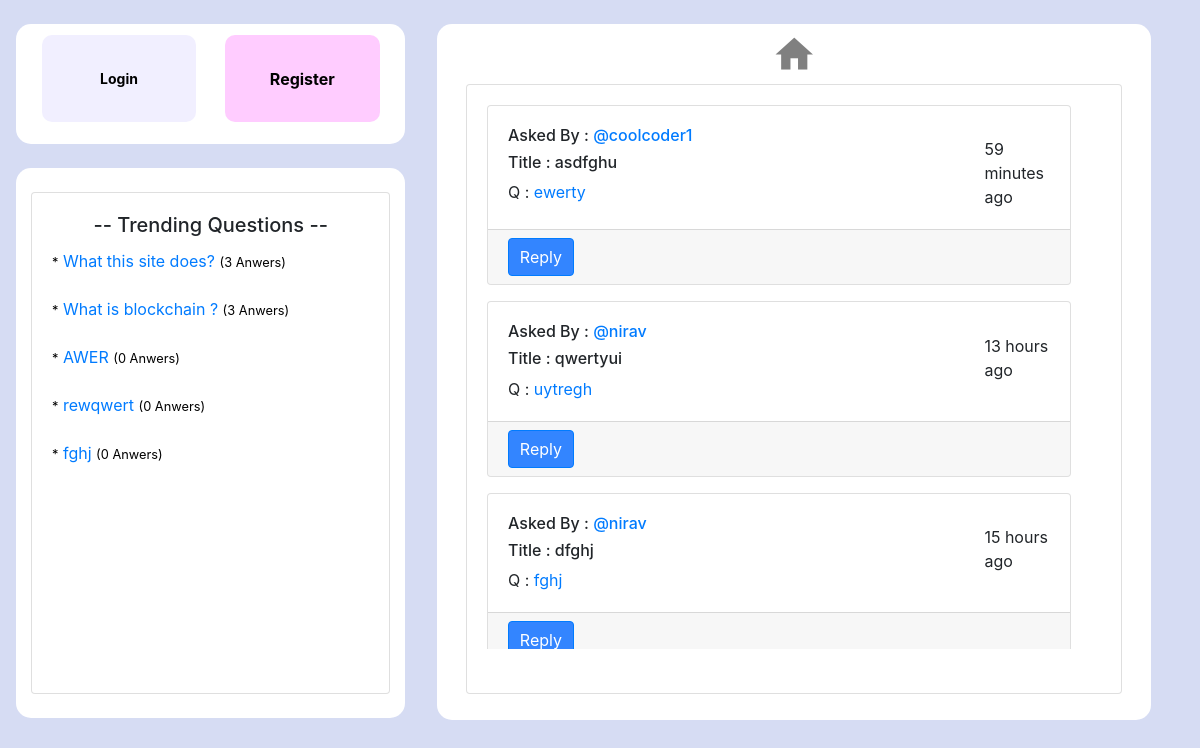
The page / on the database its author committed.
### Question_App/models.py (models this page shows, shortened)
class Question(models.Model):
    user=models.ForeignKey(User,on_delete=models.CASCADE)  #user who is logged in
    title=models.CharField(max_length=200) # title of qestion
    question=models.TextField() #question
    created_time= models.DateTimeField(auto_now=True) #question creation time
    answer_count=models.IntegerField(default=0) #total reply or answer count
    qustion_upvote=models.IntegerField(default=0) #question upvote
    question_downvote=models.IntegerField(default=0) #question q
    def times_ago(self):
        diff = timezone.now() - self.created_time
        return times_ago_helper(diff)

### Question_App/views.py (the view)
# urls.py: path('',views.index,name='home'),
def index(request):
    context={
        'q_list':Question.objects.all().order_by('-created_time'),
        'A_list':Answer.objects.all(),
    }
    return render(request,'ui/index.html',context)

### Question_App/models.py (called while the page is built)
def times_ago_helper(diff):
    if diff.days > 0:
        return f'{diff.days} days ago'
    if diff.seconds < 60:
        return f'{diff.seconds} seconds ago'
    if diff.seconds < 3600:
        return f'{diff.seconds // 60} minutes ago'
    return f'{diff.seconds // 3600} hours ago'

### Question_App/templates/ui/index.html (shortened to what this page needs)
{% extends "ui/base.html" %}
{% block content %}
{% for i in q_list %}
  <div class="card mt-3" style="width:95%;">
  <div class="card-body">
    <div class="row">
      <div class="col-sm-10"><h6 class="">Asked By : <a href="#" style="text-decoration:none;">@{{ i.user }}</a> </h6>
        <h6>Title : {{ i.title }}</h6>
        <p class="card-text">Q : <a href="{% url 'question-detail' i.pk %}">{{ i.question }}</a></p>
      </div>
      <div class="col-sm-2" style="margin-top:2%;">{{ i.times_ago }}</div>
    </div>
  </div>
  <div class="card-footer text-muted pb-2 pt-2">
    <a href="{% url 'question-detail' i.pk %}"><button type="button" name="button" class="btn btn-primary btn-xs"style="background-color:#3385ff; padding-left:2%; padding-right:2%;">Reply</button></a>
  </div>
</div>
{% endfor %}
{% endblock %}

### Question_App/templates/ui/base.html (shortened to what this page needs)
<!DOCTYPE html>
{% load static %}
<html lang="en">
<head>
  <link rel="stylesheet" href="https://maxcdn.bootstrapcdn.com/bootstrap/4.5.0/css/bootstrap.min.css">
</head>
<body style="background-color:#1030bb2b;" >
  <div class="row ml-3 mr-3 mt-4 mb-2">
      <div class="col-sm-4">
{% if user.is_authenticated %}
        <div class="row" style="height:200px;border-style:none!important;">
          <div class="col-sm-12 bg-white" style="border-radius:15px; ">
            <a href="{% url 'my-question' %}"><button type="submit" class="buttonx btn-sm" style="height:37%; margin-top:4%; font-size:18px; font-weight:600;">My Questions</button></a>
            <a href="{% url 'my-answer' %}"><button type="submit" class="buttonx btn-sm" style="float:right; background-color:#ffccff; height:37%; margin-top:4%; font-size:18px;font-weight:600;">My Answers</button></a>
            <a href="{% url 'question-create' %}"><button type="submit" class="buttonx btn-sm" style="height:37%; margin-top:1%; margin-bottom:3%; font-size:18px; font-weight:600; background-color: #ccffe6;">Ask Question</button></a>
            <a href="{% url 'logout' %}"><button type="submit" class="buttonx btn-sm" style="float:right; background-color: #ffb3b3; height:37%; margin-top:1%; margin-bottom:3%; font-size:18px; font-weight:600;">Logout</button></a>
          </div>
        </div>
{% else %}
        <div class="row" style="height:120px;border-style:none!important;">
          <div class="col-sm-12 bg-white" style="border-radius:15px; ">
            <a href="{% url 'login' %}"><button class="buttonx btn-sm"><strong>Login</strong></button></a>
            <a href="{% url 'register' %}"><button class="buttonx" style="float:right; background-color:#ffccff;"><strong>Register</strong></button></a>
          </div>
        </div>
{% endif %}
        <br>
        {% if user.is_authenticated %}
                <div class="row" style="height:470px;border-style:none!important;">
                  <div class="col-sm-12 bg-white" style="border-radius:15px; ">
                    <br>
                    <div class="card" >
                      <div class="card-body">
                        <h5 class="card-title"style="text-align:center;"> -- Trending Questions --</h5>
                        <div style="overflow-y:auto;height:320px;">
        {% else %}
                <div class="row" style="height:550px;border-style:none!important;">
                  <div class="col-sm-12 bg-white" style="border-radius:15px; ">
                    <br>
                    <div class="card" >
                      <div class="card-body">
                        <h5 class="card-title"style="text-align:center;"> -- Trending Questions --</h5>
                        <div style="overflow-y:auto; height:400px;">
        {% endif %}
                          {% for t in trending_question %}
                            <a href="{% url 'question-detail' t.0 %}" style="text-decoration:none;"><p class="card-text"><small style="color:black;">*</small> {{ t.1 }} <small style="color:black;">({{ t.2 }} Anwers)</small> </p></a><br>
                          {% endfor %}
                        </div>
                        <br>
                      </div>
                    </div>
                  </div>
                </div>
        <br>
      </div>
      <div class="col-sm-8" style="">
        <div class="row">
          <div class="p-3" ></div>
          <div class="col-sm-11 bg-white" style="height:696px; border-radius:15px; ">
            <div class="row pt-2">
                <span class="material-icons" style="font-size:45px;margin:0 auto;"><a href="{% url 'home' %}" style="  text-decoration:none; color:grey;">home</a></span>
          </div>
            <div class="card pb-4"style="margin:1% 2%;">
              <div class="card-body pt-1">
                <div style="overflow-y:auto;height:560px;">
{% block content %}
{% endblock %}
                </div>
              </div>
            </div>
          </div>
        </div>
      </div>
  </div>
</body>
</html>

### Question_App/templates/ui/base.html (style rules this page uses)
.buttonx { background-color: #f1efff; border: none; width:43%; text-align: center; border-radius: 10px; height:73%; margin:3%; outline-style: none!important; float:left; display: block; }

### rows shown on the page
Question: question "AWER", t "0"
Question: question "rewqwert", t "0"
Question: question "fghj", t "0", user "nirav", title "dfghj", times_ago "15 hours ago"
Question: user "coolcoder1", title "asdfghu", question "ewerty", times_ago "59 minutes ago"
Question: user "nirav", title "qwertyui", question "uytregh", times_ago "13 hours ago"

### other values the page prints
{{ t.1 }} "What this site does?" "What is blockchain ?"
{{ t.2 }} "3" "3"
